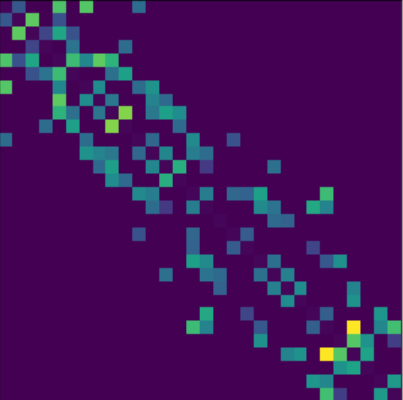
%> input picture datastructure/py/graph/00 org.png, 403 x 400 px
$ octave e.m   (GNU Octave 9; MATLAB toolbox functions it lacks are replaced by stand-ins)
%> lines starting %> are read from the running program, lines starting %| are printed output that depends on the picture
img=imread("00 org.png");
%> img is the input picture: size 400x403x3 uint8; mean R, G, B 65.6, 21.2, 91.3

% 结构元素
R=20; % 元素半径
B = zeros(R,R);
for k = -R:1:R
    for l = -R:1:R
        if(k^2+l^2<=R^2)
            B(l+R+1,k+R+1) = 1;
        end
    end
end

%% 闭操作
im_P = imdilate(img,B);% 膨胀
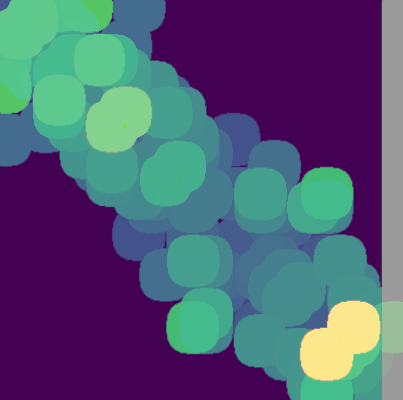
%> im_P: size 400x403x3 uint8; mean R, G, B 80.6, 90, 116.7
im_F = imerode(im_P,B);% 腐蚀
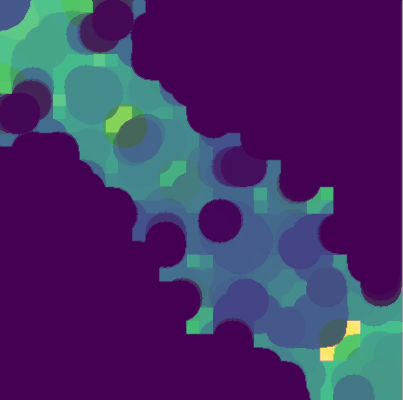
%> im_F: size 400x403x3 uint8; mean R, G, B 69.2, 45.8, 102.1
subplot(121);
imshow(im_F)

%% 开操作
im_F = imerode(im_F,B);% 腐蚀
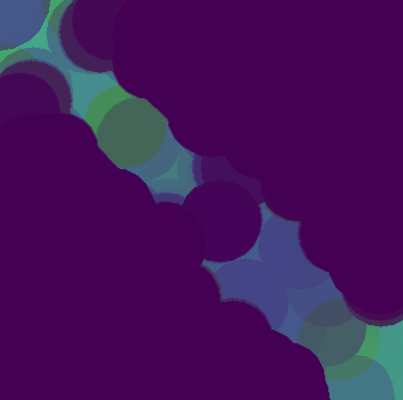
%> im_F: size 400x403x3 uint8; mean R, G, B 68, 20, 90.8
im_P = imdilate(im_F,B);% 膨胀
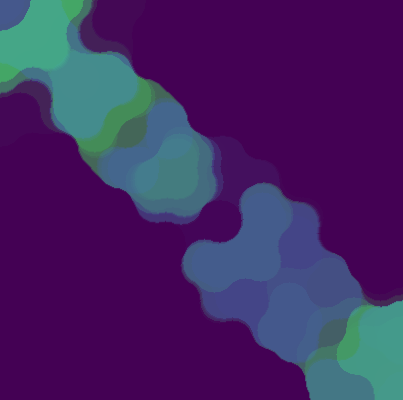
%> im_P: size 400x403x3 uint8; mean R, G, B 68, 37.4, 99.2
subplot(122);
imshow(im_P)

$ run again, with datastructure/py/graph/01 close.png copied over datastructure/py/graph/00 org.png
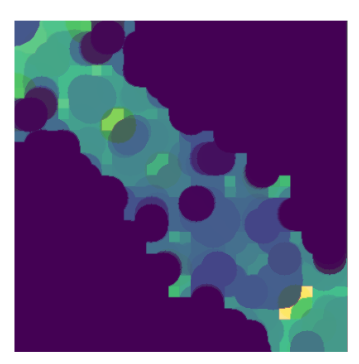
%> input picture datastructure/py/graph/01 close.png, 359 x 364 px
%> img is the input picture: size 364x359x3 uint8; mean R, G, B 98, 78.2, 125.8
%> `im_P = imdilate(img,B);`:
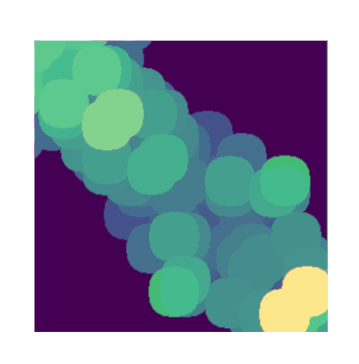
%> im_P: size 364x359x3 uint8; mean R, G, B 140.2, 153.5, 166.2
%> `im_P = imdilate(im_F,B);`:
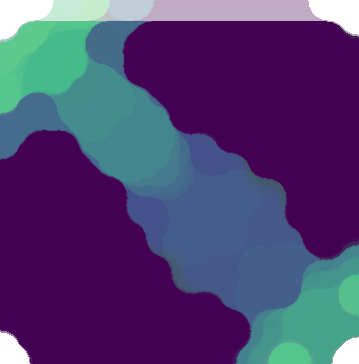
%> im_P: size 364x359x3 uint8; mean R, G, B 79.6, 64.1, 115.1
